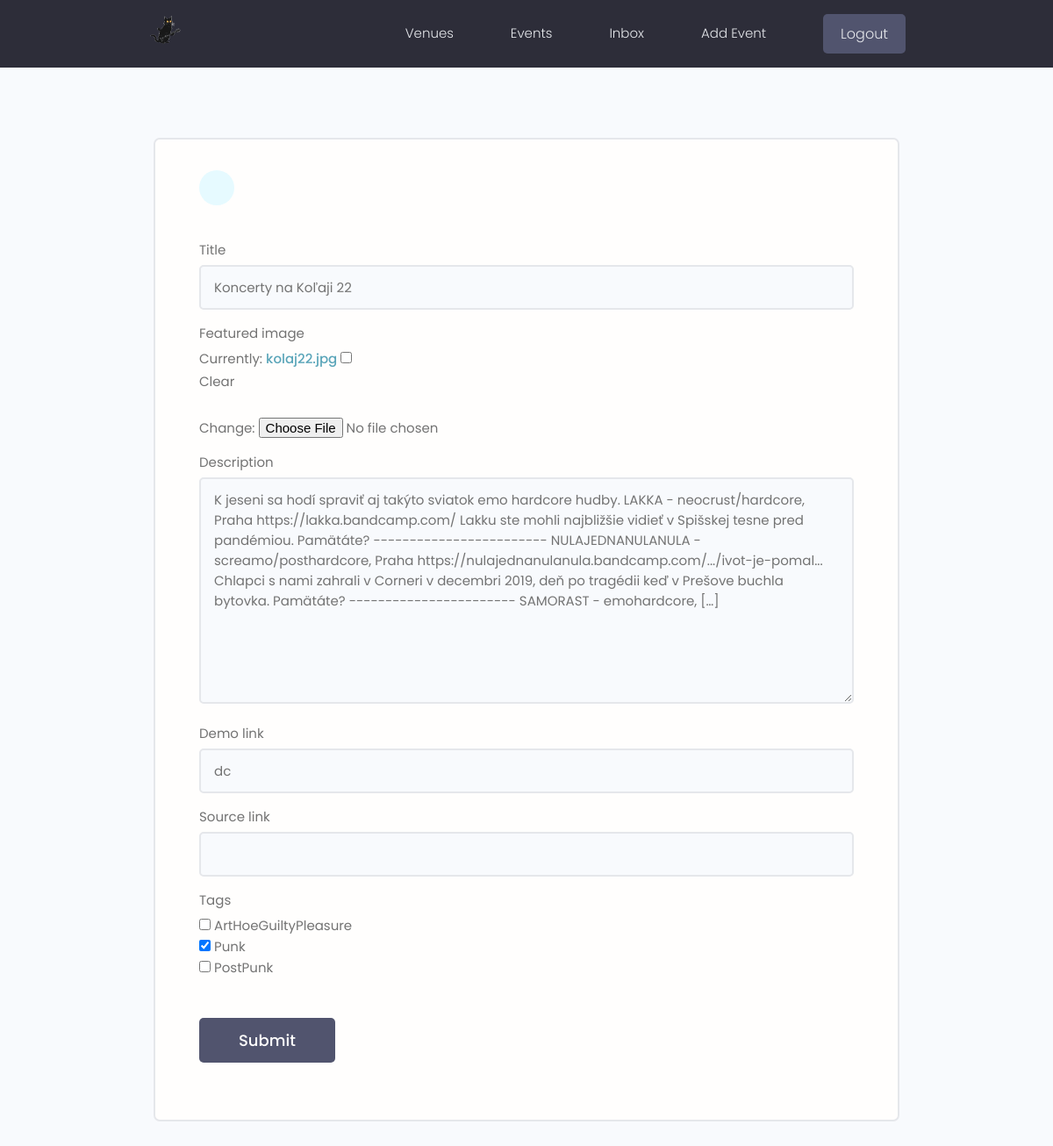
Page /projects/update-project/8a74afdb91ea4e8eaddbd82c370d65f9/ (signed in) on the committed database.
### projects/models.py (models this page shows, shortened)
class Project(models.Model):
    owner = models.ForeignKey(Profile, on_delete=models.SET_NULL, null=True, blank=True)
    title = models.CharField(max_length=200)
    description = models.TextField(null=True, blank=True)
    featured_image = models.ImageField(null=True, blank=True, default='default.png')
    demo_link = models.CharField(max_length=2000, null=True, blank=True)
    source_link = models.CharField(max_length=2000, null=True, blank=True)
    tags = models.ManyToManyField('Tag', blank=True)
    vote_total = models.IntegerField(default=0, null=True, blank=True)
    vote_ratio = models.IntegerField(default=0, null=True, blank=True)
    created = models.DateTimeField(auto_now_add=True)
    id = models.UUIDField(default=uuid.uuid4, unique=True, primary_key=True, editable=False)

### projects/views.py (the view)
# urls.py: path('update-project/<str:pk>/', views.updateProject, name="update-project"),
@login_required(login_url='login')
def updateProject(request, pk):
    project = Project.objects.get(id=pk)
    form = ProjectForm(instance=project)
    if request.method == 'POST':
        form = ProjectForm(request.POST, request.FILES, instance=project)
        if form.is_valid():
            form.save()
            return redirect('projects')
    context = {'form': form}
    return render(request, 'projects/project_form.html', context)

### projects/forms.py
class ProjectForm(ModelForm):
    class Meta:
        model = Project
        fields = ['title', 'featured_image', 'description', 'demo_link', 'source_link', 'tags']
        widgets = {
            'tags': forms.CheckboxSelectMultiple(),}
    def __init__(self, *args, **kwargs):
        super(ProjectForm, self).__init__(*args, **kwargs)
        for name, field in self.fields.items():
            field.widget.attrs.update({'class': 'input'})

### projects/models.py (called while the page is built)
    def __str__(self):
        return self.name

### projects/templates/projects/project_form.html (shortened to what this page needs)
{% extends 'main.html' %} {% block content %}
<main class="formPage my-xl">
        <div class="content-box">
            <div class="formWrapper">
                <a class="backButton" href="#"></a>
                <br>
                <form class="form" method="POST" enctype="multipart/form-data">
                    {% for field in form %}
                    <div class="form__field">
                        <label for="formInput#text">{{field.label}}</label>
                        {{field}}
                    </div>
                    {% endfor %}
                    <input class="btn btn--sub btn--lg  my-md" type="submit" value="Submit" />
                </form>
            </div>
        </div>
    </main>
{% endblock %}

### static/styles/app.css (style rules this page uses)
:root { --color-sub: #2d2d39; }
.btn--sub { background-color: var(--color-sub-light); }
.content-box { width: 95%; max-width: 85rem; margin: 0 auto; }
.backButton { background: var(--color-main-light); color: var(--color-main); width: 4rem; height: 4rem; display: flex; align-items: center; justify-content: center; border-radius: 50%; }
.formPage .formWrapper { list-style: none; background: var(--color-white); padding: 3.5rem 5rem; border: 2px solid var(--color-light); border-radius: 0.7rem; }

### static/uikit/styles/modules/_variables.css (style rules this page uses)
:root { --color-main: #5aa5b9; --color-main-light: #e6faff; --color-sub: #3f4156; --color-sub-light: #51546e; --color-sub-lighter: #ededfd; --color-text: #737373; --color-gray: #8b8b8b; --color-light: #e5e7eb; --color-light-gray: #767676; --color-bg: #f8fafd; --color-white: #fffefd; --color-white-light: #f3f3f3; --color-success: #359e64; --color-success-bg: #def8e8; --color-error: #fc4b0b; --color-error-bg: #fff2ee; --font-base: 'Poppins', arial, helvetica, 'Segoe UI', roboto, ubuntu, sans-serif; --font-monospace: 'Fira Code', 'Courier New', courier, monospace; --font-regular: 300; --font-medium: 500; --font-bold: 700; --generic-shadow: 1px 1px 5px #00000010; --generic-transition: all 0.3s ease-in-out; }

### static/uikit/styles/modules/_base.css (style rules this page uses)
* { margin: 0; padding: 0; box-sizing: border-box; text-rendering: optimizeLegibility; color: inherit; font-size: inherit; }
html { font-size: 50%; }
@media only screen and (min-width: 480px) { html { font-size: 56.25%; } }
@media only screen and (min-width: 1200px) { html { font-size: 62.5%; } }
body { line-height: 1.6; font-weight: 400; font-size: 1.5rem; color: var(--color-text); background-color: var(--color-bg); min-height: 100vh; }

### static/uikit/styles/modules/_typography.css (style rules this page uses)
* { font-family: var(--font-base); }
a { padding-bottom: 2px; text-decoration: none; display: inline-block; color: var(--color-main); font-weight: var(--font-medium); }

### static/uikit/styles/modules/_utilities.css (style rules this page uses)
.my-md { margin: 3rem auto; }
.my-xl { margin: 8rem auto; }

### static/uikit/styles/modules/_button.css (style rules this page uses)
.btn { display: inline-block; position: relative; cursor: pointer; background-color: var(--color-light); font-weight: var(--font-medium); color: var(--color-sub); text-decoration: none; padding: 1rem 2rem; border-radius: 0.5rem; border: none; width: -webkit-fit-content; width: -moz-fit-content; width: fit-content; height: -webkit-fit-content; height: -moz-fit-content; height: fit-content; font-size: 1.6rem; outline-width: 0; outline-color: transparent; -webkit-backface-visibility: hidden; backface-visibility: hidden; transition: all 0.3s ease-in-out; }
.btn--sub { background-color: var(--color-sub); color: var(--color-white); }
.btn--lg { font-size: 1.8rem; padding: 1.2rem 4.5rem; }

### static/uikit/styles/modules/_form.css (style rules this page uses)
.form { display: block; }
.form__field { margin-top: 1.5rem; margin-bottom: 1.5rem; }
.form__label, .form__field > label { display: block; margin-bottom: 0.5rem; color: var(--color-text); }
input.input[type='text'], input.input[type='email'], input.input[type='password'], input.input[type='number'], textarea.input { min-width: 24rem; width: 100%; padding: 1.2rem 1.5rem; border-radius: 0.5rem; border: 2px solid var(--color-light); transition: all 0.3s ease-in-out; background-color: var(--color-bg); }

### rows in the picture
Project: form "Koncerty na Koľaji 22" "K jeseni sa hodí spraviť aj takýto sviatok emo hardcore hudby. LAKKA - neocrust/hardcore, Praha https://lakka.bandcamp.com/ Lakku ste mohli najbližšie vidieť v Spišskej tesne pred pandémiou. Pamätáte? ------------------------ NULAJEDNANULANULA - screamo/posthardcore, Praha https://nulajednanulanula.bandcamp.com/.../ivot-je-pomal... Chlapci s nami zahrali v Corneri v decembri 2019, deň po tragédii keď v Prešove buchla bytovka. Pamätáte? ----------------------- SAMORAST - emohardcore, […]" "dc"

### other values in the picture
{{ field.label }} "Title" "Featured image" "Description" "Demo link" "Source link" "Tags"
